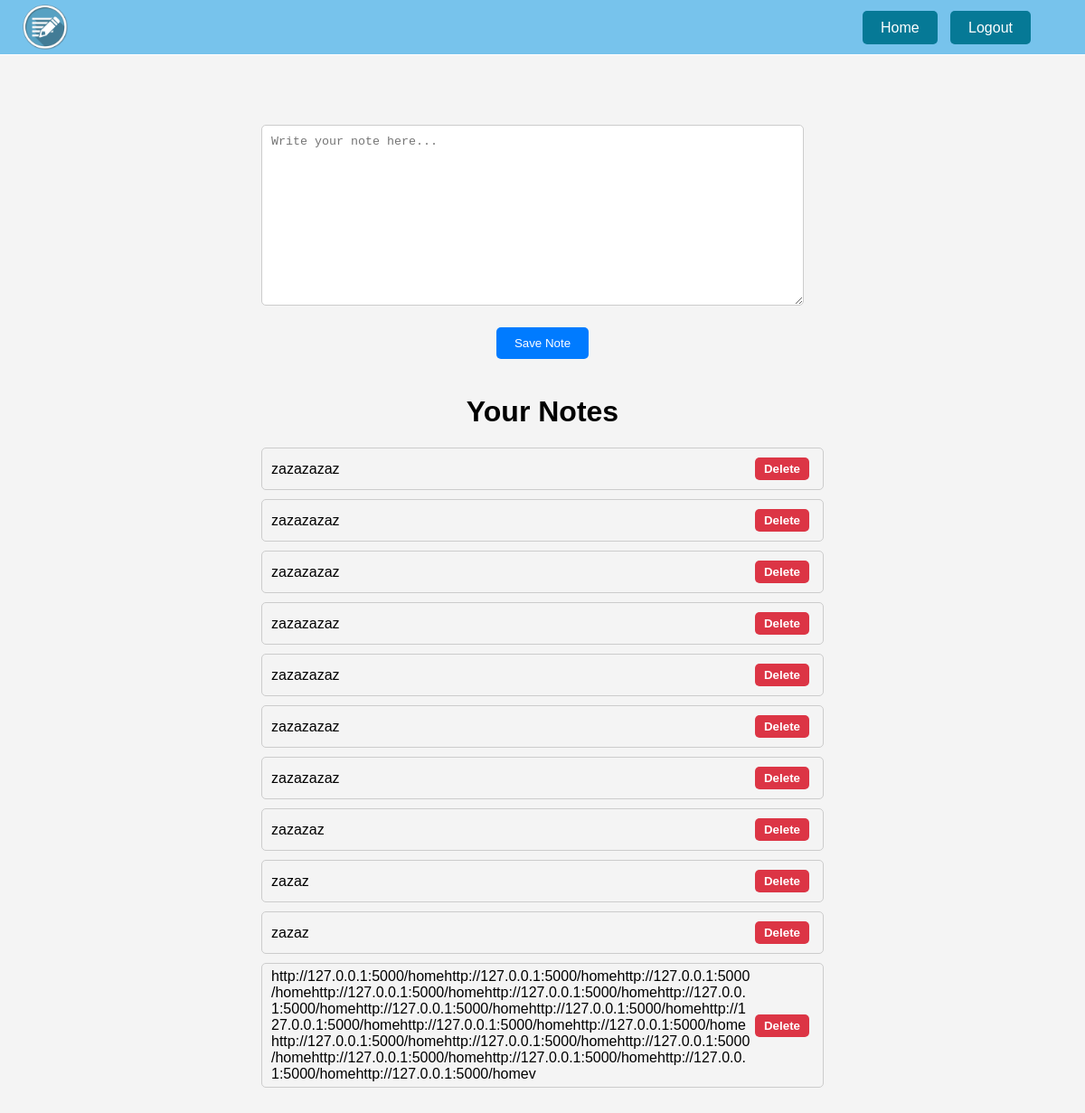
/home (signed in), run on the app's committed database.
### website/models.py (models this page shows)
class Note(db.Model):
    id = db.Column(db.Integer, primary_key=True)
    data = db.Column(db.String(10000))
    date = db.Column(db.DateTime(timezone=True), default=func.now())
    user_id = db.Column(db.Integer, db.ForeignKey('user.id'), nullable=False)

### website/views.py (the view, shortened to what this page needs)
@views.route('/home', methods=['GET', 'POST'])
@login_required
def home():
    return render_template('home.html', user=current_user)

### website/__init__.py (called while the page is built)
def create_app():
    app = Flask(__name__)
    app.config['SECRET_KEY'] = 'onlyfortesting2003'
    app.config['SQLALCHEMY_DATABASE_URI'] = f'sqlite:///{DBNAME}'
    db.init_app(app)
    from .views import views
    from .auth import auth
    app.register_blueprint(views, url_prefix='/')
    app.register_blueprint(auth, url_prefix='/')
    from .models import User, Note
    with app.app_context():
        create_database()
    login_manager = LoginManager()
    login_manager.login_view = 'auth.login'
    login_manager.init_app(app)
    @login_manager.user_loader
    def load_user(id):
        return User.query.get(int(id))
    return app

### website/templates/home.html (shortened to what this page needs)
{% extends "base.html" %}
{% block content %}
<div style="margin-top: 130px; margin-bottom: 60px;">
    <form style="margin-bottom: 40px;" method="POST">
        <textarea class="note-container" name="note" id="note" placeholder="Write your note here..."></textarea>
        <div>
            <button class="notebtn" type="submit">Save Note</button>
        </div>
    </form>
    <h1 style="text-align: center;">Your Notes</h1>
    <ul class="notes-list">
        {% for note in user.notes %}
        <li>
            <div class="note-content">
                {{ note.data }}
            </div>
            <div>
                <button class="delete-button" onclick="deleteNote({{ note.id }})">Delete</button>
            </div>
        </li>
        {% endfor %}
    </ul>
</div>
{% endblock %}

### website/static/styles/styles.css (style rules this page uses)
body { font-family: Arial, sans-serif; background-color: #f4f4f4; display: flex; flex-direction: row; justify-content: center; align-items: center; min-height: 100vh; }

### website/static/styles/note.css (style rules this page uses)
.note-container { width: 600px; height: 200px; padding: 10px; box-sizing: border-box; margin-bottom: 20px; border: 1px solid #ccc; border-radius: 5px; resize: vertical; }
.notebtn { display: block; margin: 0 auto; padding: 10px 20px; background-color: #007bff; color: #fff; border: none; border-radius: 5px; cursor: pointer; transition: background-color 0.3s; }
.notes-list { padding-right: 20px; list-style-type: none; margin: 0; padding: 0; }
.notes-list li { margin-bottom: 10px; padding: 5px 10px; border: 1px solid #ccc; border-radius: 5px; max-width: 600px; min-width: 600px; word-break: break-word; display: flex; justify-content: space-between; align-items: center; }
.note-content { flex: 1; }
.delete-button { background-color: #dc3545; color: white; border: none; padding: 5px 10px; border-radius: 5px; cursor: pointer; font-weight: bold; margin: 5px }

### data on the page
Note: data "zazazazaz"
Note: data "zazazazaz"
Note: data "zazazazaz"
Note: data "zazazazaz"
Note: data "zazazazaz"
Note: data "zazazazaz"
Note: data "zazazazaz"
Note: data "zazazaz"
Note: data "zazaz"
Note: data "zazaz"
Note: data "http://127.0.0.1:5000/homehttp://127.0.0.1:5000/homehttp://127.0.0.1:5000/homehttp://127.0.0.1:5000/homehttp://127.0.0.1:5000/homehttp://127.0.0.1:5000/homehttp://127.0.0.1:5000/homehttp://127.0.0.1:5000/homehttp://127.0.0.1:5000/homehttp://127.0.0.1:5000/homehttp://127.0.0.1:5000/homehttp://127.0.0.1:5000/homehttp://127.0.0.1:5000/homehttp://127.0.0.1:5000/homehttp://127.0.0.1:5000/homehttp://127.0.0.1:5000/homehttp://127.0.0.1:5000/homehttp://127.0.0.1:5000/homev"
